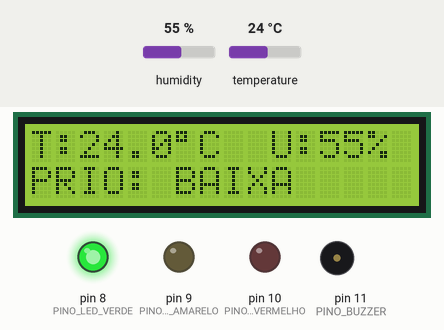
Simulated run of this sketch. Board: Arduino Uno, built with avr-gcc and run on an emulated ATmega328P. Parts: 16×2 character LCD, output pins drawn as LEDs (lit = HIGH), buzzer (waves = sounding). Inputs (shaded band) come from the test bench; at power-on: temperature 24 °C, humidity 55 %. What the sketch prints to the serial monitor is not drawn.

Above: at 3.8 s.
3.9 s: temperature set to 29.6 °C
At 7.1 s:
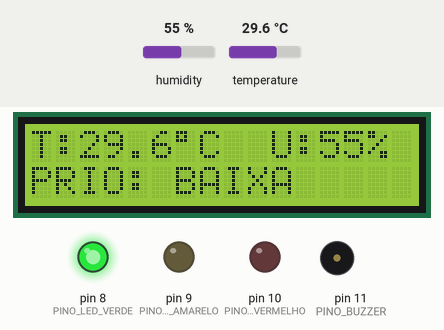
8.7 s: temperature set to 30.6 °C
At 11.8 s:
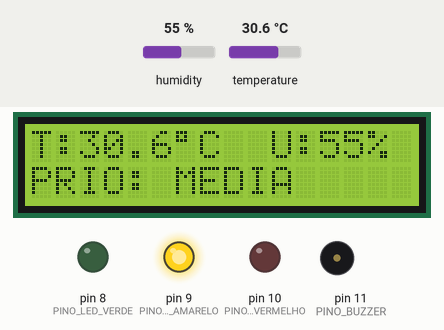
13.7 s: temperature set to 34.3 °C
At 15.8 s:
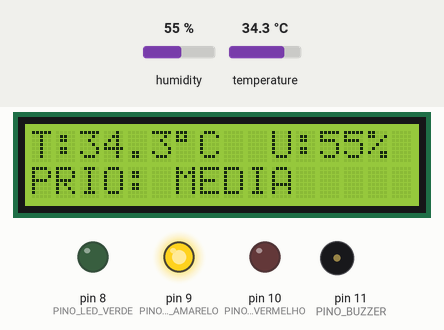
18.5 s: temperature set to 35.3 °C
At 19.4 s:
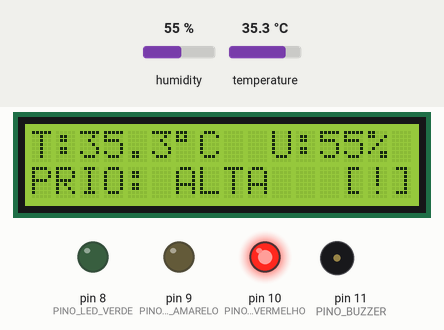
23.3 s: humidity set to 68 %
At 27.36 s:
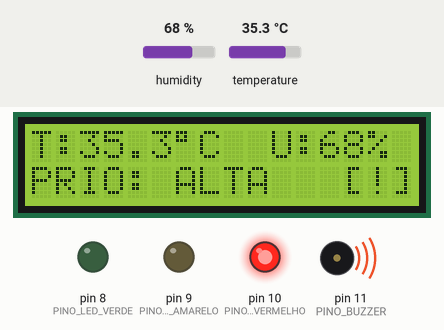
28.2 s: humidity set to 71 %
At 31.2 s:
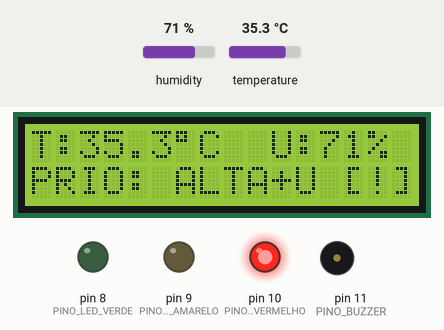
Timing chart, 0 to 34.8 s (numbered marks = the images above; inputs shaded):
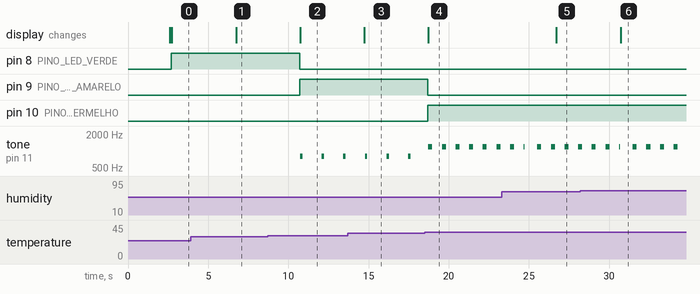

The sketch:

codigo_wokwi.ino
```cpp
// ============================================================
//  UrbanHeat v2.0 - Estação Edge de Monitoramento Ambiental
//  Global Solution FIAP - Edge Computing
//  Plataforma: Arduino Uno / Wokwi Simulator
// ============================================================

#include <DHT.h>
#include <LiquidCrystal_I2C.h>

// ----------------------------------------------------------
//  SEÇÃO 1 — Pinos e tipo de sensor
// ----------------------------------------------------------
#define PINO_DHT          2
#define PINO_LED_VERDE    8
#define PINO_LED_AMARELO  9
#define PINO_LED_VERMELHO 10
#define PINO_BUZZER       11
#define TIPO_DHT          DHT22

// ----------------------------------------------------------
//  SEÇÃO 2 — Parâmetros de classificação
// ----------------------------------------------------------
#define LIMITE_MEDIA          30.0
#define LIMITE_ALTA           35.0
#define LIMIAR_UMIDADE_ALTA   70
#define PESO_UMIDADE          3.0

// ----------------------------------------------------------
//  SEÇÃO 3 — Temporização
// ----------------------------------------------------------
#define INTERVALO_LEITURA       2000
#define MAX_ERROS_CONSECUTIVOS  3
#define DURACAO_BIPE_MEDIA      150
#define DURACAO_BIPE_ALTA       250
#define INTERVALO_BIPE_MEDIA    1200
#define INTERVALO_BIPE_ALTA     600
#define FREQ_BIPE_MEDIA         800
#define FREQ_BIPE_ALTA          1200

// ----------------------------------------------------------
//  SEÇÃO 4 — Instâncias
// ----------------------------------------------------------
DHT dht(PINO_DHT, TIPO_DHT);
LiquidCrystal_I2C lcd(0x27, 16, 2);

// ----------------------------------------------------------
//  SEÇÃO 5 — Prioridades
// ----------------------------------------------------------
enum Prioridade { BAIXA, MEDIA, ALTA };

// ----------------------------------------------------------
//  SEÇÃO 6 — Variáveis globais
// ----------------------------------------------------------
float temperatura = 0.0;
float umidade = 0.0;
float indiceRisco = 0.0;
Prioridade prioridadeAtual = BAIXA;
uint8_t errosConsecutivos = 0;

unsigned long ultimaLeitura = 0;

// ----------------------------------------------------------
//  Protótipos
// ----------------------------------------------------------
float calcularIndiceRisco(float temp, float umid);
Prioridade classificarRisco(float indice);
void aplicarAtuadores(Prioridade prio);
void gerenciarBuzzer(Prioridade prio);
void atualizarLCD(float temp, float umid, float indice, Prioridade prio);
void exibirErroLCD(uint8_t contagem);
void desligarTudo();
void logSerial(float temp, float umid, float indice, Prioridade prio);
const char* nomePrioridade(Prioridade prio);

// ============================================================
//  SETUP
// ============================================================
void setup() {
  Serial.begin(9600);

  pinMode(PINO_LED_VERDE, OUTPUT);
  pinMode(PINO_LED_AMARELO, OUTPUT);
  pinMode(PINO_LED_VERMELHO, OUTPUT);
  pinMode(PINO_BUZZER, OUTPUT);

  desligarTudo();

  dht.begin();

  lcd.init();
  lcd.backlight();

  lcd.setCursor(0, 0);
  lcd.print(" UrbanHeat v2.0 ");
  lcd.setCursor(0, 1);
  lcd.print("Edge Station  OK");
  delay(2500);
  lcd.clear();

  Serial.println(F("============================================="));
  Serial.println(F(" UrbanHeat v2.0 - Edge Computing Station "));
  Serial.println(F(" FIAP Global Solution "));
  Serial.println(F("============================================="));
}

// ============================================================
//  LOOP
// ============================================================
void loop() {
  unsigned long agora = millis();

  if (agora - ultimaLeitura >= INTERVALO_LEITURA) {
    ultimaLeitura = agora;

    float tempLida = dht.readTemperature();
    float umidLida = dht.readHumidity();

    if (isnan(tempLida) || isnan(umidLida)) {
      errosConsecutivos++;

      exibirErroLCD(errosConsecutivos);

      Serial.print(F("[ERRO] Leitura invalida. Tentativa: "));
      Serial.println(errosConsecutivos);

      if (errosConsecutivos >= MAX_ERROS_CONSECUTIVOS) {
        desligarTudo();
        digitalWrite(PINO_LED_VERMELHO, HIGH);
      }

      return;
    }

    errosConsecutivos = 0;

    temperatura = tempLida;
    umidade = umidLida;

    indiceRisco = calcularIndiceRisco(temperatura, umidade);
    prioridadeAtual = classificarRisco(indiceRisco);

    aplicarAtuadores(prioridadeAtual);
    atualizarLCD(temperatura, umidade, indiceRisco, prioridadeAtual);
    logSerial(temperatura, umidade, indiceRisco, prioridadeAtual);
  }

  gerenciarBuzzer(prioridadeAtual);
}

// ============================================================
//  Índice de risco
// ============================================================
float calcularIndiceRisco(float temp, float umid) {
  if (umid >= LIMIAR_UMIDADE_ALTA) {
    return temp + PESO_UMIDADE;
  }
  return temp;
}

// ============================================================
//  Classificação
// ============================================================
Prioridade classificarRisco(float indice) {
  if (indice < LIMITE_MEDIA) return BAIXA;
  if (indice < LIMITE_ALTA) return MEDIA;
  return ALTA;
}

// ============================================================
//  LEDs
// ============================================================
void aplicarAtuadores(Prioridade prio) {
  desligarTudo();

  switch (prio) {
    case BAIXA:
      digitalWrite(PINO_LED_VERDE, HIGH);
      break;

    case MEDIA:
      digitalWrite(PINO_LED_AMARELO, HIGH);
      break;

    case ALTA:
      digitalWrite(PINO_LED_VERMELHO, HIGH);
      break;
  }
}

// ============================================================
//  Buzzer
// ============================================================
void gerenciarBuzzer(Prioridade prio) {
  static unsigned long ultimoBipe = 0;
  static bool buzzerAtivo = false;

  if (prio == BAIXA) {
    if (buzzerAtivo) {
      noTone(PINO_BUZZER);
      buzzerAtivo = false;
    }
    return;
  }

  unsigned long agora = millis();

  unsigned int freqBipe =
      (prio == ALTA) ? FREQ_BIPE_ALTA : FREQ_BIPE_MEDIA;

  unsigned int durBipe =
      (prio == ALTA) ? DURACAO_BIPE_ALTA : DURACAO_BIPE_MEDIA;

  unsigned int intBipe =
      (prio == ALTA) ? INTERVALO_BIPE_ALTA : INTERVALO_BIPE_MEDIA;

  if (!buzzerAtivo && (agora - ultimoBipe >= intBipe)) {
    tone(PINO_BUZZER, freqBipe);
    buzzerAtivo = true;
    ultimoBipe = agora;
  }
  else if (buzzerAtivo && (agora - ultimoBipe >= durBipe)) {
    noTone(PINO_BUZZER);
    buzzerAtivo = false;
    ultimoBipe = agora;
  }
}

// ============================================================
//  LCD
// ============================================================
void atualizarLCD(float temp, float umid, float indice, Prioridade prio) {

  lcd.setCursor(0, 0);

  lcd.print("T:");
  if (temp < 10.0) lcd.print(" ");
  lcd.print(temp, 1);

  lcd.print((char)223);
  lcd.print("C");

  lcd.print("  U:");

  if (umid < 10.0) lcd.print(" ");
  lcd.print((int)umid);

  lcd.print("% ");

  lcd.setCursor(0, 1);
  lcd.print("PRIO:");

  switch (prio) {

    case BAIXA:
      lcd.print(" BAIXA     ");
      break;

    case MEDIA:
      if (umid >= LIMIAR_UMIDADE_ALTA)
        lcd.print(" MEDIA+U   ");
      else
        lcd.print(" MEDIA     ");
      break;

    case ALTA:
      if (umid >= LIMIAR_UMIDADE_ALTA)
        lcd.print(" ALTA+U [!]");
      else
        lcd.print(" ALTA   [!]");
      break;
  }
}

// ============================================================
//  Erro LCD
// ============================================================
void exibirErroLCD(uint8_t contagem) {
  lcd.setCursor(0, 0);
  lcd.print("ERRO SENSOR DHT!");

  lcd.setCursor(0, 1);
  lcd.print("Tentativa: ");
  lcd.print(contagem);
  lcd.print("     ");
}

// ============================================================
//  Reset dos atuadores
// ============================================================
void desligarTudo() {
  digitalWrite(PINO_LED_VERDE, LOW);
  digitalWrite(PINO_LED_AMARELO, LOW);
  digitalWrite(PINO_LED_VERMELHO, LOW);
  noTone(PINO_BUZZER);
}

// ============================================================
//  Nome da prioridade
// ============================================================
const char* nomePrioridade(Prioridade prio) {
  switch (prio) {
    case BAIXA: return "BAIXA";
    case MEDIA: return "MEDIA";
    case ALTA: return "ALTA";
    default: return "---";
  }
}

// ============================================================
//  Monitor Serial
// ============================================================
void logSerial(float temp, float umid, float indice, Prioridade prio) {

  Serial.print(F("[UrbanHeat] T:"));
  Serial.print(temp, 1);

  Serial.print(F("C | U:"));
  Serial.print(umid, 1);

  Serial.print(F("% | Idx:"));
  Serial.print(indice, 1);

  Serial.print(F("C | Prio:"));
  Serial.print(nomePrioridade(prio));

  if (umid >= LIMIAR_UMIDADE_ALTA) {
    Serial.print(F(" [penalidade umidade ativa]"));
  }

  Serial.println();
}
```

Measured:
- the behaviour switches between 29.9 and 30 °C on temperature (found by bisection; images 1 and 2)
- the behaviour switches between 34.9 and 35 °C on temperature (found by bisection; images 3 and 4)
- the behaviour switches between 69 and 70 % on humidity (found by bisection; images 5 and 6)
- after the input at 3.9 s, the display: changes after 2.8 s (image 1)
- after the input at 8.7 s, pin 8 (PINO_LED_VERDE): HIGH → LOW after 2.0 s; pin 9 (PINO_LED_AMARELO): LOW → HIGH after 2.0 s; tone on pin 11 (PINO_BUZZER): alternates 800 Hz for 0.15 s and silent for 1.2 s, starting after 2.0 s; the display: changes after 2.0 s (image 2)
- after the input at 13.7 s, the display: changes after 1.0 s (image 3)
- after the input at 18.5 s, pin 9 (PINO_LED_AMARELO): HIGH → LOW after 0.20 s; pin 10 (PINO_LED_VERMELHO): LOW → HIGH after 0.20 s; tone on pin 11 (PINO_BUZZER): alternates 1200 Hz for 0.25 s and silent for 0.60 s, starting after 0.24 s; the display: changes after 0.24 s (image 4)
- after the input at 23.3 s, the display: changes after 3.4 s (image 5)
- after the input at 28.2 s, the display: changes after 2.5 s (image 6)
